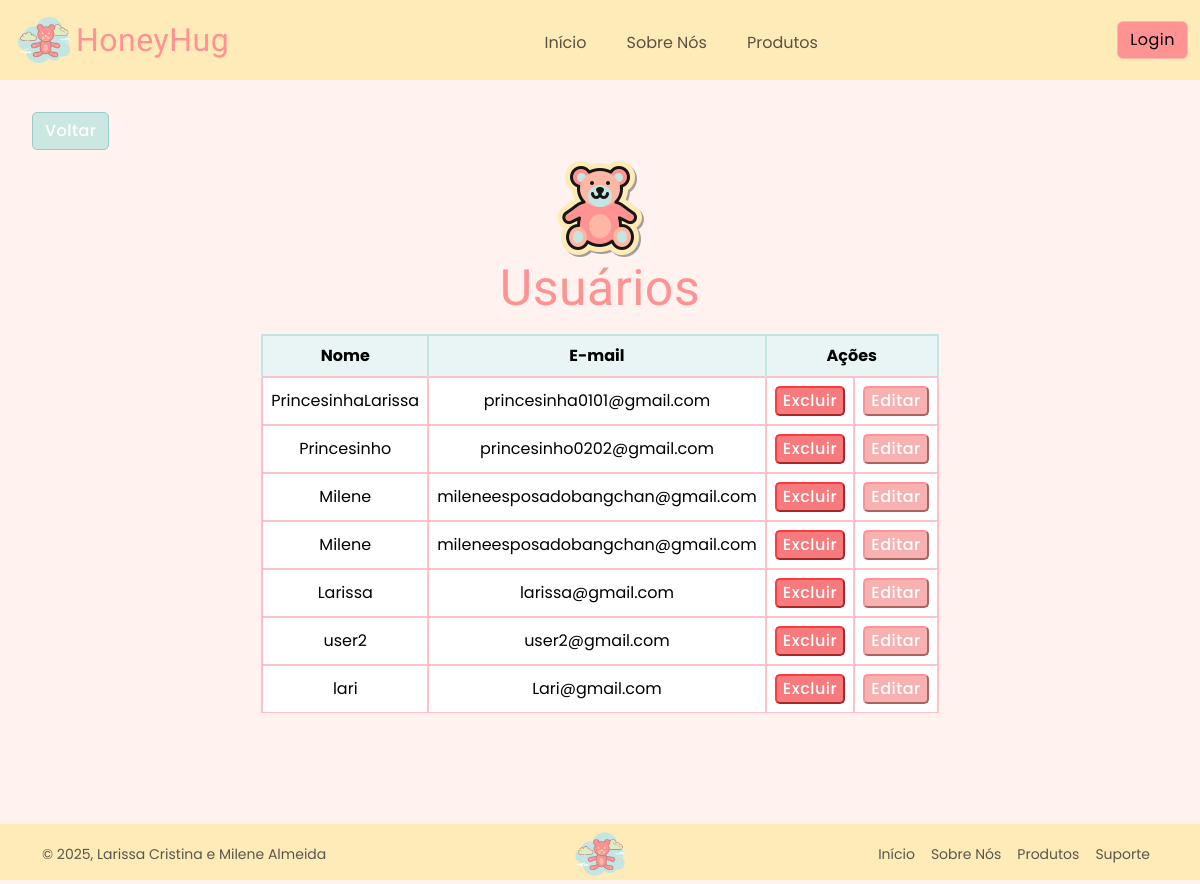
Page /usuarios (signed in) on the committed database.
### app/models.py (models this page shows)
class Usuario(models.Model):
    nome = models.CharField(max_length = 100)
    email = models.EmailField()
    senha = models.CharField(max_length = 16)
    CEP = models.CharField(max_length = 8,  null=True)
    logradouro = models.CharField(max_length = 100,  null=True)
    bairro = models.CharField(max_length = 100,  null=True)
    localidade = models.CharField(max_length = 100,  null=True)
    estado = models.CharField(max_length = 100,  null=True)
    numero_residencia = models.IntegerField(null=True)

### app/views.py (the view)
# urls.py: path('usuarios', views.exibirUsuarios , name = "exibirUsuarios"),
def exibirUsuarios(request):
    if not request.session.get("email"):
        return redirect("app")
    usuarios = Usuario.objects.all().values()
    return render(request, "usuarios.html", {'listUsuarios': usuarios})

### app/templates/usuarios.html (shortened to what this page needs)
{% extends 'template.html' %}
{% load static %}
{% block conteudo %}
<a href="{% url 'dashboard' %}"><button id="btnVoltar" class="btn ">Voltar</button></a>
<div class="users d-flex flex-column align-items-center justify-content-center mt-2 mb-2">
    <img src="{% static 'assets/users.png' %}" alt="">
    <h1 id="h1Usuarios">Usuários</h1>
</div>
    <table class="table table-hover p-3 m-auto" style="width: 40%;">
        <tr id="trUsuarios">
            <th>Nome</th>
            <th>E-mail</th>
            <th colspan= "2">Ações</th>
        </tr>
        {% for user in listUsuarios %}
            <tr>
                <td>{{user.nome}}</td>
                <td>{{user.email}}</td>
                <td><a href="{% url 'excluirUsuario' user.id %}"> <button  id="btnExcluir"> Excluir </button> </a></td>
                <td><a href="{% url 'editarUsuario' user.id %}"> <button id="btnEditar"> Editar</button> </a></td>
            </tr>
        {% endfor %}
    </table>
{% endblock %}

### app/static/template.css (style rules this page uses)
:root { --azul: #C3E6E2; --verde: #E1EDC1; --amarelo: #FFEBB8; --rosa1: #FFB7A5; --rosa2: #FF9394; }
body { margin: 0; padding: 0; box-sizing: border-box; background-color: #ffb7a52c; }
table { font-family: 'Poppins', sans-serif; border: 2px solid var(--azul-bebe); }
#h1Usuarios { font-family: "Cherry Bomb One", system-ui !important; font-size: 50px; color: #FF9394; letter-spacing: 0.5px; }
th, td { padding: 12px; text-align: center; }
td { border: 2px solid pink; }
th { background: #e9f5f4 !important; border: 2px solid var(--azul); font-family: "Poppins", serif; color: white; }
tr { vertical-align: middle; }
#btnEditar { background-color: #f8b1b1 !important; border-color: #FF9394 !important; border-radius: 5px; color: white !important; font-weight: 500; letter-spacing: 0.5px; font-family: "Poppins", sans-serif; transition: all .8s; }
#btnExcluir { background-color: #f86365d8 !important; border-color: #fa3b3f !important; border-radius: 5px; color: white !important; font-weight: 500; letter-spacing: 0.5px; font-family: "Poppins", sans-serif; transition: all .8s; }
#btnVoltar { background-color: #cce6e1 !important; border-color: #98ccc6 !important; border-radius: 5px; color: white !important; font-weight: 500; letter-spacing: 0.5px; font-family: "Poppins", sans-serif; transition: all .8s; margin: 2em 0em 0em 2em; }
a { text-decoration: none; color: black; }

### rows in the picture
Usuario: nome "PrincesinhaLarissa", email "princesinha0101@gmail.com"
Usuario: nome "Princesinho", email "princesinho0202@gmail.com"
Usuario: nome "Milene", email "mileneesposadobangchan@gmail.com"
Usuario: nome "Milene", email "mileneesposadobangchan@gmail.com"
Usuario: nome "Larissa", email "larissa@gmail.com"
Usuario: nome "user2", email "user2@gmail.com"
Usuario: nome "lari", email "Lari@gmail.com"
